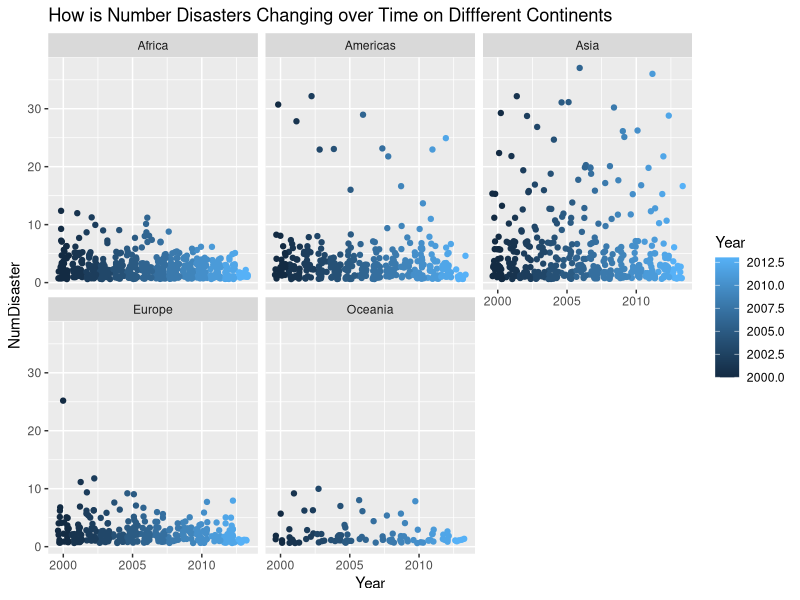
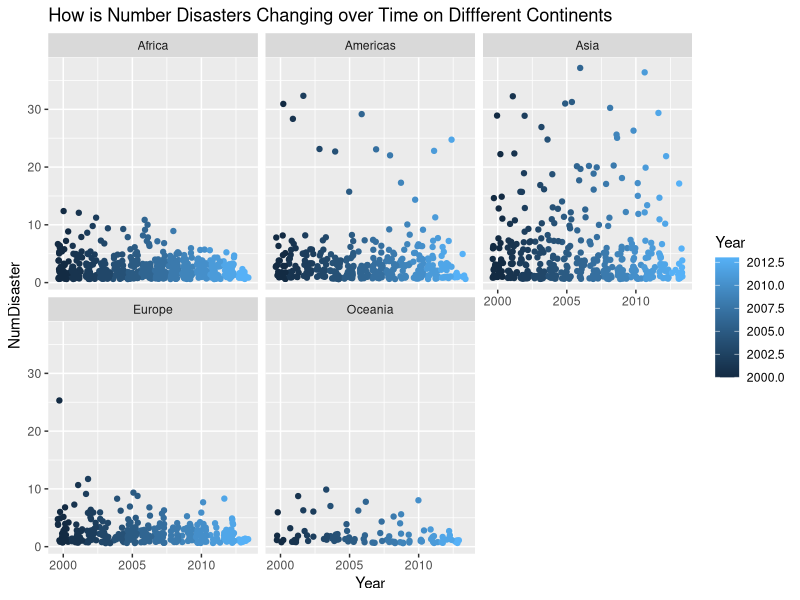

Reproduce these figures in R, in order.
library(plyr)
library(xtable)
library(ggplot2)

NaturalDisaster <- read.csv("Disaster.csv") 
## Supercheck whether data has imported correctly
str(NaturalDisaster)

## try to count the number of natural disaster over time on different continents
numCountByYear <- daply(NaturalDisaster,~Year + 
                          Continent, summarize, 
                        TotalCount = sum(NumDisaster))
numCountByYear <- as.data.frame(numCountByYear)

## seems 2013 does not have a lot of observations, Let's drop 2013.
NDisaster <- droplevels(subset(NaturalDisaster,Year != "2013"))
table(NDisaster$Year) #Check whether 2013 has dropped

## try to count the number of countries in each continents
numCountries <- ddply(NDisaster, ~Continent, summarize, 
                      numCountries = length(unique(Country)))
write.table (numCountries,"numCountriesno13.tsv", quote = FALSE,
             sep = "\t", row.names = FALSE)

## Now, let us try to plot a graph and visualize the results
ggplot(NaturalDisaster, aes(x = Year, y = NumDisaster, color = Year)) +
  geom_jitter() + facet_wrap(~ Continent) +
  ggtitle("How is Number Disasters Changing over Time on Diffferent Continents")
ggsave("stripplot_DisastersbyTime.png")

## Based the above table and graph, it can be found that "Oceania" 
## does not have a lot of data, drop it!
NDisaster <- droplevels(subset(NaturalDisaster,Continent != "Oceania"))
table(NDisaster$Continent) #Check whether "Oceania" has dropped

## Also, I found there are some missing data for Number of people got affected. 
## Let's drop these data!
NDisaster <- droplevels(subset(NDisaster,NumAffected != "0"))
str(NDisaster)

## Since there also a lot of missing data for total damage, let's drop these values.
Disaster <- droplevels(subset(NDisaster,TotalDamUSD != "0"))
str(Disaster)

## Since I want to fit linear regression model in the second script, 
## it is necessary to make sure all countries having multiple observations. 
## I will delete the countries with only 2 or less observations.

NumObsCountry <- ddply(Disaster, ~Country, summarize, numobs = length(Year))
NumObsCountry

CountryDrop <- droplevels(subset(NumObsCountry,!(numobs > 2)))

Disaster <- droplevels(subset(Disaster,
                              !(Country %in% CountryDrop$Country)))

## Finally, reorder continents based on the total nunmber of disasters happened.
Disaster <- within(Disaster, Continent <- reorder(Continent, NumDisaster, sum))
Disaster <- arrange(Disaster,Continent)

## Here we are, we have a cleaned dataset. Let us save it.
## write data to file
write.table(Disaster, "Disaster_clean.tsv", quote = FALSE,
            sep = "\t", row.names = FALSE)
